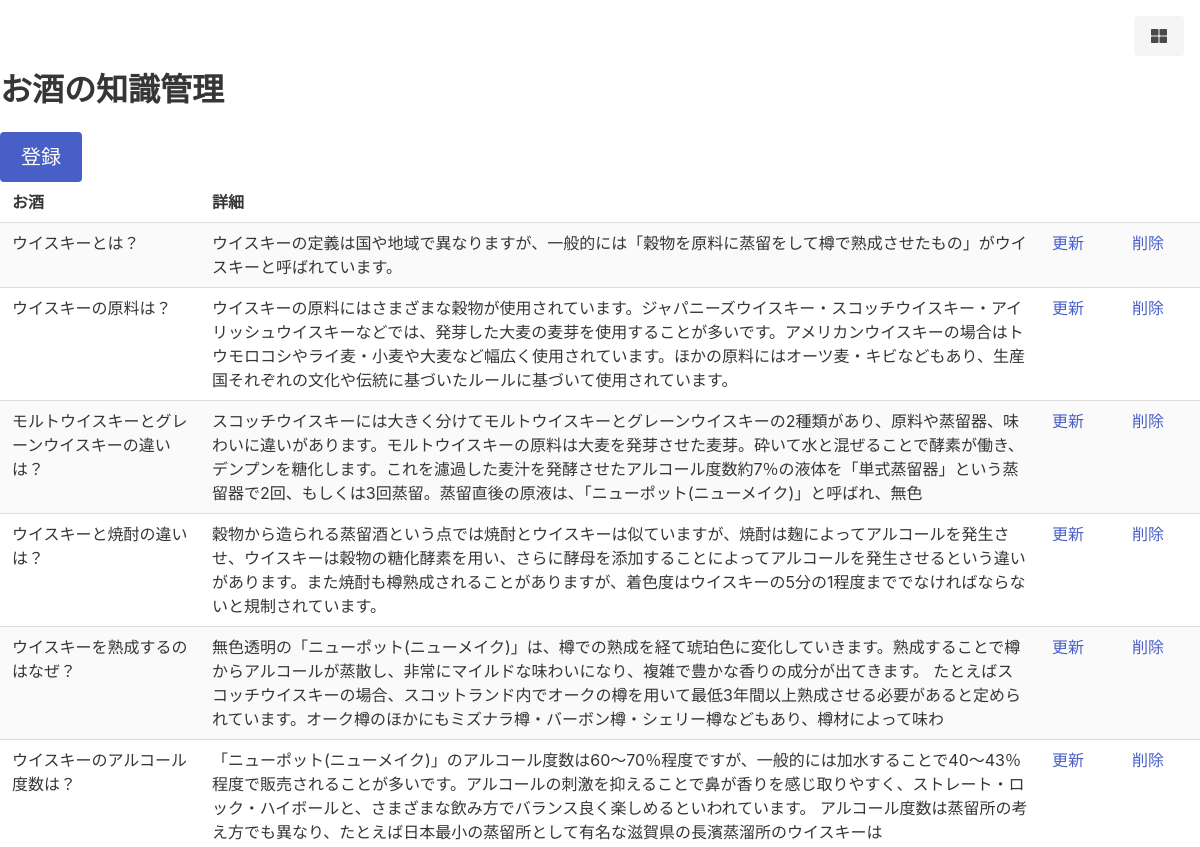
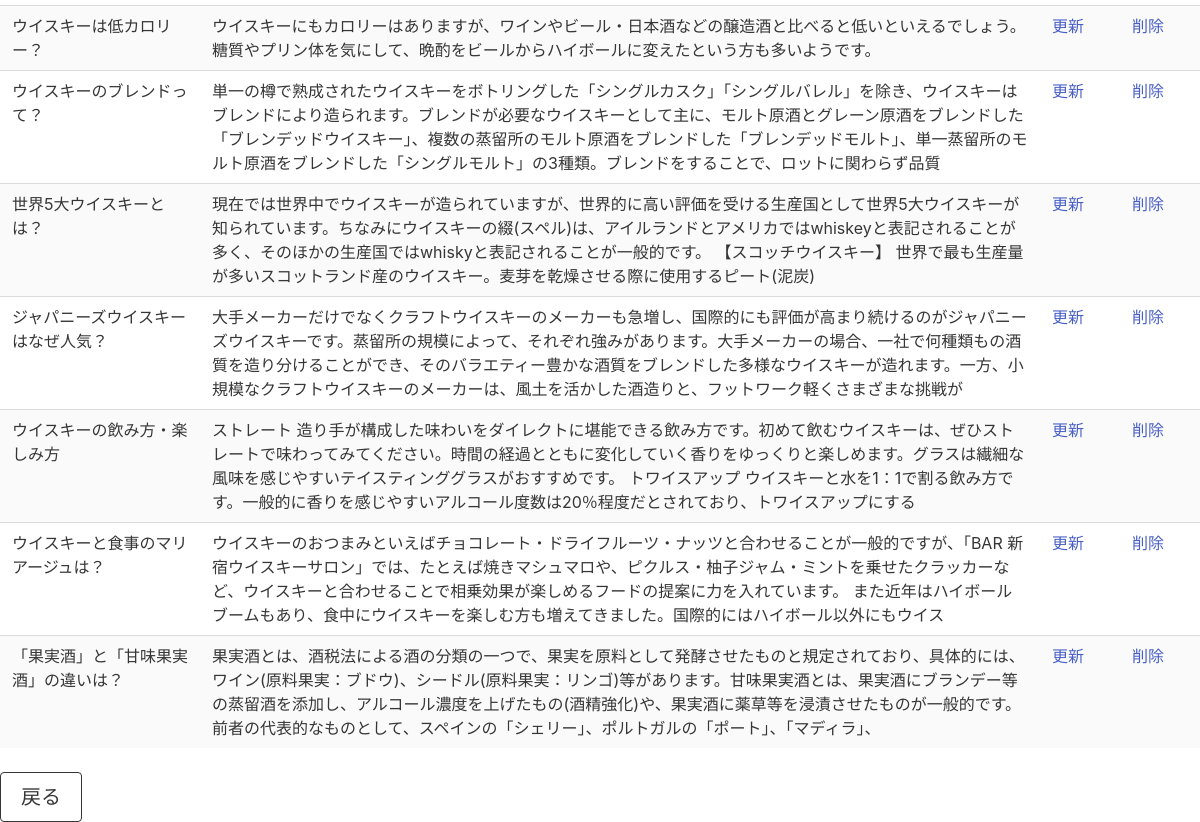
Page /kannrisya/alcohol-list.php on the earlier database version (2 pictures, top to bottom).
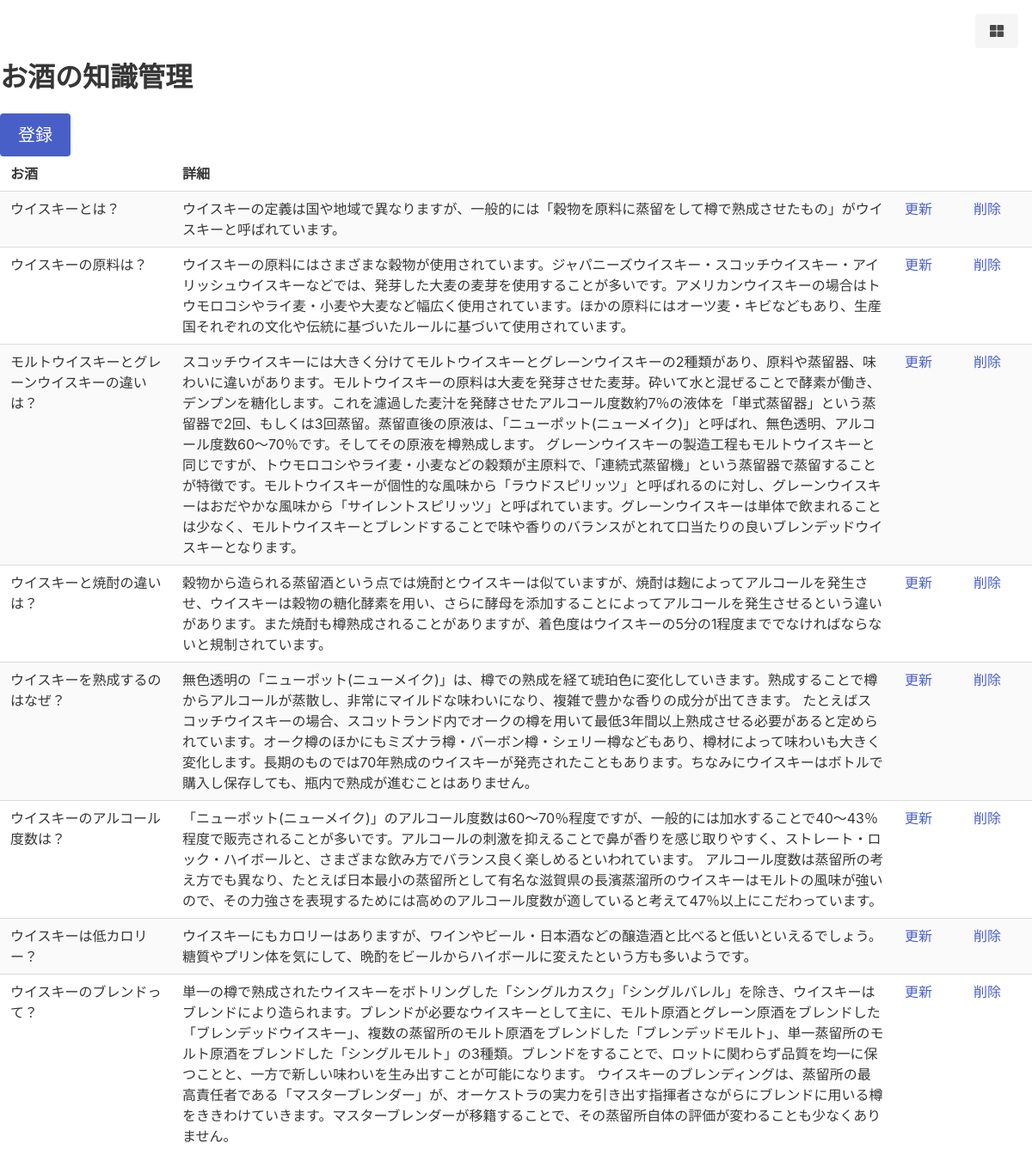
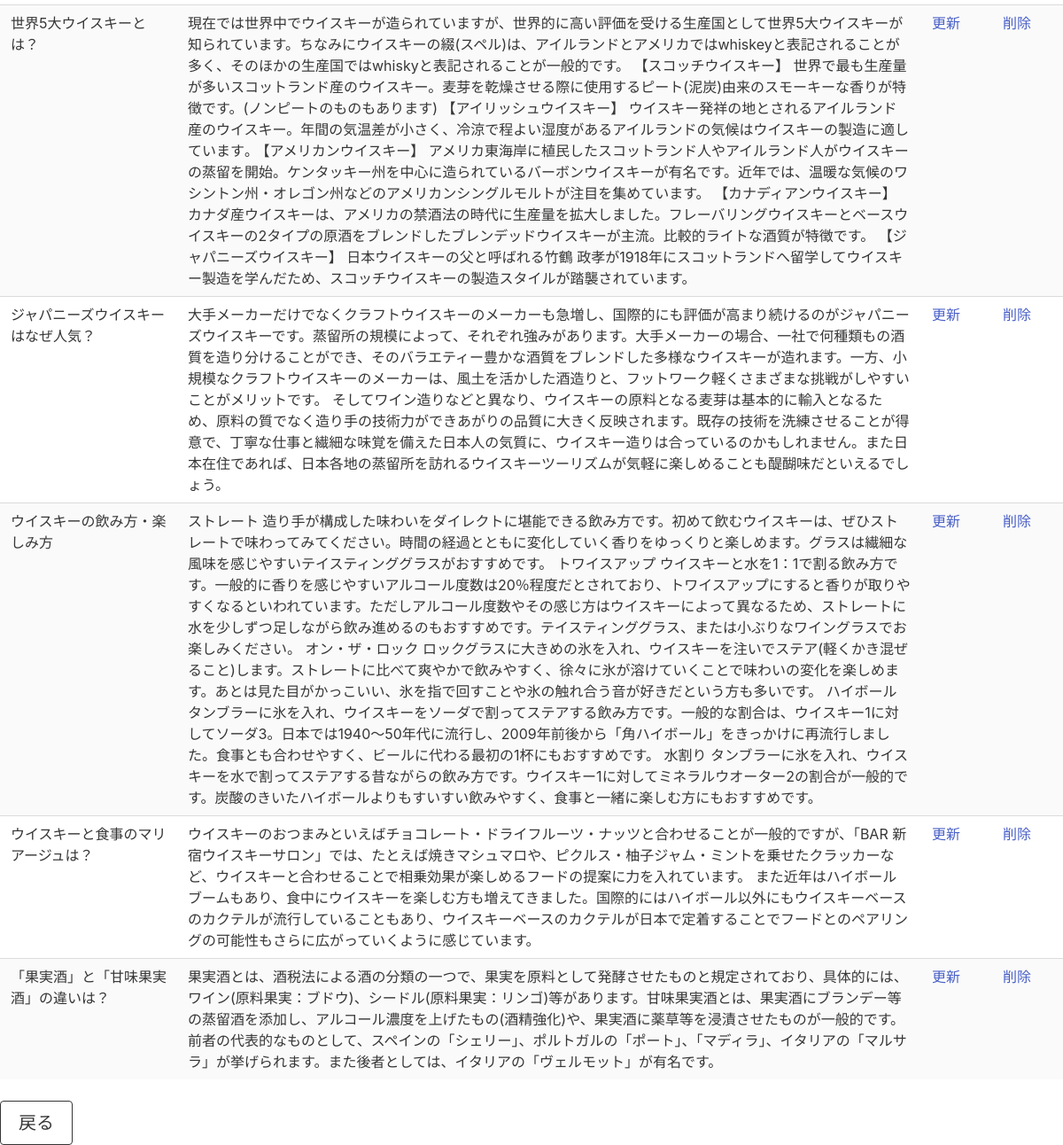
Same page on the later database version (2 pictures, top to bottom).
### tables this page shows
CREATE TABLE Knowledge(
    knowledge_id INT auto_increment,
    knowledge_name VARCHAR(50) NOT NULL,
    knowledge_text VARCHAR(1023) NOT NULL,
    PRIMARY KEY(knowledge_id)
);

### kannrisya/alcohol-list.php (the view)
<?php require '../db-connect.php'; ?>
<?php require 'header.php'; ?>
    <?php
    $pdo=new PDO($connect, USER, PASS);
    ?>
    <h1 class="title">お酒の知識管理</h1><button class="button is-link is-medium" onclick="location.href='alcohol-i-form.php'">登録</button>
    <div class="table-container">
        <table class="table is-striped">
            <tr><th>お酒</th><th>詳細</th><th></th><th></th></tr>
            <?php
            foreach($pdo->query('select * from Knowledge') as $row){
                echo '<tr><td style="width: 200px">', $row['knowledge_name'],'</td>';
                echo '<td>', $row['knowledge_text'],'</td>';
                echo '<td style="width: 80px">', '<a href = "alcohol-u-form.php?knowledge_id=', $row['knowledge_id'] ,'">','更新','</td>';
                echo '<td style="width:80px">', '<a href = "alcohol-delete.php?knowledge_id=', $row['knowledge_id'] ,'">','削除','</td></tr>';
            }
            ?>
        </table>
    </div>
    <button class="button is-dark is-outlined is-medium" onclick="location.href='start.html'">戻る</button>
<?php require 'footer.php'; ?>

### kannrisya/header.php (shortened to what this page needs)
<!DOCTYPE html>
<html lang="ja">
<head>
    <link rel="stylesheet" href="https://cdn.jsdelivr.net/npm/bulma@0.9.4/css/bulma.min.css">
    <link rel="stylesheet" href="https://use.fontawesome.com/releases/v5.15.4/css/all.css">
<link rel="stylesheet" href="../css/common.css"/>
</head>
<body>
  <div class="mx-4 my-4 has-text-right">
    <button class="button is-light" onclick="location.href='start.html'"><i class="fas fa-th-large"></i></button>
  </div>

### css/common.css (style rules this page uses)
label,p,a { word-wrap: break-word; overflow-wrap: break-word; }

### kannrisya/header.php (style rules this page uses)
table th { width: auto; }

Differences in the rows shown:
changed knowledge "モルトウイスキーとグレーンウイスキーの違いは？": knowledge_text "スコッチウイスキーには大きく分けてモルトウイスキーとグレーンウイスキーの2種類があり、原料や蒸留器、味わいに違いがあります。モルトウイスキーの原料は大麦を発芽させた麦芽。砕いて水と混ぜることで酵素が働き、デンプンを糖化します。これを濾過した麦汁を発酵させたアルコール度数約7％の液体を「単式蒸留器」という蒸留器で2回、もしくは3回蒸留。蒸留直後の原液は、「ニューポット(ニューメイク)」と呼ばれ、無色" → "スコッチウイスキーには大きく分けてモルトウイスキーとグレーンウイスキーの2種類があり、原料や蒸留器、味わいに違いがあります。モルトウイスキーの原料は大麦を発芽させた麦芽。砕いて水と混ぜることで酵素が働き、デンプンを糖化します。これを濾過した麦汁を発酵させたアルコール度数約7％の液体を「単式蒸留器」という蒸留器で2回、もしくは3回蒸留。蒸留直後の原液は、「ニューポット(ニューメイク)」と呼ばれ、無色透明、アルコール度数60～70％です。そしてその原液を樽熟成します。 グレーンウイスキーの製造工程もモルトウイスキーと同じですが、トウモロコシやライ麦・小麦などの穀類が主原料で、「連続式蒸留機」という蒸留器で蒸留することが特徴です。モルトウイスキーが個性的な風味から「ラウドスピリッツ」と呼ばれるのに対し、グレーンウイスキーはおだやかな風味から「サイレントスピリッツ」と呼ばれています。グレーンウイスキーは単体で飲まれることは少なく、モルトウイスキーとブレンドすることで味や香りのバランスがとれて口当たりの良いブレンデッドウイスキーとなります。"
changed knowledge "ウイスキーを熟成するのはなぜ？": knowledge_text "無色透明の「ニューポット(ニューメイク)」は、樽での熟成を経て琥珀色に変化していきます。熟成することで樽からアルコールが蒸散し、非常にマイルドな味わいになり、複雑で豊かな香りの成分が出てきます。 たとえばスコッチウイスキーの場合、スコットランド内でオークの樽を用いて最低3年間以上熟成させる必要があると定められています。オーク樽のほかにもミズナラ樽・バーボン樽・シェリー樽などもあり、樽材によって味わ" → "無色透明の「ニューポット(ニューメイク)」は、樽での熟成を経て琥珀色に変化していきます。熟成することで樽からアルコールが蒸散し、非常にマイルドな味わいになり、複雑で豊かな香りの成分が出てきます。 たとえばスコッチウイスキーの場合、スコットランド内でオークの樽を用いて最低3年間以上熟成させる必要があると定められています。オーク樽のほかにもミズナラ樽・バーボン樽・シェリー樽などもあり、樽材によって味わいも大きく変化します。長期のものでは70年熟成のウイスキーが発売されたこともあります。ちなみにウイスキーはボトルで購入し保存しても、瓶内で熟成が進むことはありません。"
changed knowledge "ウイスキーのアルコール度数は？": knowledge_text "「ニューポット(ニューメイク)」のアルコール度数は60～70％程度ですが、一般的には加水することで40～43％程度で販売されることが多いです。アルコールの刺激を抑えることで鼻が香りを感じ取りやすく、ストレート・ロック・ハイボールと、さまざまな飲み方でバランス良く楽しめるといわれています。 アルコール度数は蒸留所の考え方でも異なり、たとえば日本最小の蒸留所として有名な滋賀県の長濱蒸溜所のウイスキーは" → "「ニューポット(ニューメイク)」のアルコール度数は60～70％程度ですが、一般的には加水することで40～43％程度で販売されることが多いです。アルコールの刺激を抑えることで鼻が香りを感じ取りやすく、ストレート・ロック・ハイボールと、さまざまな飲み方でバランス良く楽しめるといわれています。 アルコール度数は蒸留所の考え方でも異なり、たとえば日本最小の蒸留所として有名な滋賀県の長濱蒸溜所のウイスキーはモルトの風味が強いので、その力強さを表現するためには高めのアルコール度数が適していると考えて47％以上にこだわっています。"
changed knowledge "ウイスキーのブレンドって？": knowledge_text "単一の樽で熟成されたウイスキーをボトリングした「シングルカスク」「シングルバレル」を除き、ウイスキーはブレンドにより造られます。ブレンドが必要なウイスキーとして主に、モルト原酒とグレーン原酒をブレンドした「ブレンデッドウイスキー」、複数の蒸留所のモルト原酒をブレンドした「ブレンデッドモルト」、単一蒸留所のモルト原酒をブレンドした「シングルモルト」の3種類。ブレンドをすることで、ロットに関わらず品質" → "単一の樽で熟成されたウイスキーをボトリングした「シングルカスク」「シングルバレル」を除き、ウイスキーはブレンドにより造られます。ブレンドが必要なウイスキーとして主に、モルト原酒とグレーン原酒をブレンドした「ブレンデッドウイスキー」、複数の蒸留所のモルト原酒をブレンドした「ブレンデッドモルト」、単一蒸留所のモルト原酒をブレンドした「シングルモルト」の3種類。ブレンドをすることで、ロットに関わらず品質を均一に保つことと、一方で新しい味わいを生み出すことが可能になります。 ウイスキーのブレンディングは、蒸留所の最高責任者である「マスターブレンダー」が、オーケストラの実力を引き出す指揮者さながらにブレンドに用いる樽をききわけていきます。マスターブレンダーが移籍することで、その蒸留所自体の評価が変わることも少なくありません。"
changed knowledge "世界5大ウイスキーとは？": knowledge_text "現在では世界中でウイスキーが造られていますが、世界的に高い評価を受ける生産国として世界5大ウイスキーが知られています。ちなみにウイスキーの綴(スペル)は、アイルランドとアメリカではwhiskeyと表記されることが多く、そのほかの生産国ではwhiskyと表記されることが一般的です。 【スコッチウイスキー】 世界で最も生産量が多いスコットランド産のウイスキー。麦芽を乾燥させる際に使用するピート(泥炭)" → "現在では世界中でウイスキーが造られていますが、世界的に高い評価を受ける生産国として世界5大ウイスキーが知られています。ちなみにウイスキーの綴(スペル)は、アイルランドとアメリカではwhiskeyと表記されることが多く、そのほかの生産国ではwhiskyと表記されることが一般的です。 【スコッチウイスキー】 世界で最も生産量が多いスコットランド産のウイスキー。麦芽を乾燥させる際に使用するピート(泥炭)由来のスモーキーな香りが特徴です。(ノンピートのものもあります) 【アイリッシュウイスキー】 ウイスキー発祥の地とされるアイルランド産のウイスキー。年間の気温差が小さく、冷涼で程よい湿度があるアイルランドの気候はウイスキーの製造に適しています｡ 【アメリカンウイスキー】 アメリカ東海岸に植民したスコットランド人やアイルランド人がウイスキーの蒸留を開始。ケンタッキー州を中心に造られているバーボンウイスキーが有名です。近年では、温暖な気候のワシントン州・オレゴン州などのアメリカンシングルモルトが注目を集めています。 【カナディアンウイスキー】 カナダ産ウイスキーは、アメリカの禁酒法の時代に生産量を拡大しました。フレーバリングウイスキーとベースウイスキーの2タイプの原酒をブレンドしたブレンデッドウイスキーが主流。比較的ライトな酒質が特徴です。 【ジャパニーズウイスキー】 日本ウイスキーの父と呼ばれる竹鶴 政孝が1918年にスコットランドへ留学してウイスキー製造を学んだため、スコッチウイスキーの製造スタイルが踏襲されています。"
changed knowledge "ジャパニーズウイスキーはなぜ人気？": knowledge_text "大手メーカーだけでなくクラフトウイスキーのメーカーも急増し、国際的にも評価が高まり続けるのがジャパニーズウイスキーです。蒸留所の規模によって、それぞれ強みがあります。大手メーカーの場合、一社で何種類もの酒質を造り分けることができ、そのバラエティー豊かな酒質をブレンドした多様なウイスキーが造れます。一方、小規模なクラフトウイスキーのメーカーは、風土を活かした酒造りと、フットワーク軽くさまざまな挑戦が" → "大手メーカーだけでなくクラフトウイスキーのメーカーも急増し、国際的にも評価が高まり続けるのがジャパニーズウイスキーです。蒸留所の規模によって、それぞれ強みがあります。大手メーカーの場合、一社で何種類もの酒質を造り分けることができ、そのバラエティー豊かな酒質をブレンドした多様なウイスキーが造れます。一方、小規模なクラフトウイスキーのメーカーは、風土を活かした酒造りと、フットワーク軽くさまざまな挑戦がしやすいことがメリットです。 そしてワイン造りなどと異なり、ウイスキーの原料となる麦芽は基本的に輸入となるため、原料の質でなく造り手の技術力ができあがりの品質に大きく反映されます。既存の技術を洗練させることが得意で、丁寧な仕事と繊細な味覚を備えた日本人の気質に、ウイスキー造りは合っているのかもしれません。また日本在住であれば、日本各地の蒸留所を訪れるウイスキーツーリズムが気軽に楽しめることも醍醐味だといえるでしょう。"
changed knowledge "ウイスキーの飲み方・楽しみ方": knowledge_text "ストレート 造り手が構成した味わいをダイレクトに堪能できる飲み方です。初めて飲むウイスキーは、ぜひストレートで味わってみてください。時間の経過とともに変化していく香りをゆっくりと楽しめます。グラスは繊細な風味を感じやすいテイスティンググラスがおすすめです。 トワイスアップ ウイスキーと水を1：1で割る飲み方です。一般的に香りを感じやすいアルコール度数は20％程度だとされており、トワイスアップにする" → "ストレート 造り手が構成した味わいをダイレクトに堪能できる飲み方です。初めて飲むウイスキーは、ぜひストレートで味わってみてください。時間の経過とともに変化していく香りをゆっくりと楽しめます。グラスは繊細な風味を感じやすいテイスティンググラスがおすすめです。 トワイスアップ ウイスキーと水を1：1で割る飲み方です。一般的に香りを感じやすいアルコール度数は20％程度だとされており、トワイスアップにすると香りが取りやすくなるといわれています。ただしアルコール度数やその感じ方はウイスキーによって異なるため、ストレートに水を少しずつ足しながら飲み進めるのもおすすめです。テイスティンググラス、または小ぶりなワイングラスでお楽しみください。 オン・ザ・ロック ロックグラスに大きめの氷を入れ、ウイスキーを注いでステア(軽くかき混ぜること)します。ストレートに比べて爽やかで飲みやすく、徐々に氷が溶けていくことで味わいの変化を楽しめます。あとは見た目がかっこいい、氷を指で回すことや氷の触れ合う音が好きだという方も多いです。 ハイボール タンブラーに氷を入れ、ウイスキーをソーダで割ってステアする飲み方です。一般的な割合は、ウイスキー1に対してソーダ3。日本では1940～50年代に流行し、2009年前後から「角ハイボール」をきっかけに再流行しました。食事とも合わせやすく、ビールに代わる最初の1杯にもおすすめです。 水割り…"
changed knowledge "ウイスキーと食事のマリアージュは？": knowledge_text "ウイスキーのおつまみといえばチョコレート・ドライフルーツ・ナッツと合わせることが一般的ですが、「BAR 新宿ウイスキーサロン」では、たとえば焼きマシュマロや、ピクルス・柚子ジャム・ミントを乗せたクラッカーなど、ウイスキーと合わせることで相乗効果が楽しめるフードの提案に力を入れています。 また近年はハイボールブームもあり、食中にウイスキーを楽しむ方も増えてきました。国際的にはハイボール以外にもウイス" → "ウイスキーのおつまみといえばチョコレート・ドライフルーツ・ナッツと合わせることが一般的ですが、「BAR 新宿ウイスキーサロン」では、たとえば焼きマシュマロや、ピクルス・柚子ジャム・ミントを乗せたクラッカーなど、ウイスキーと合わせることで相乗効果が楽しめるフードの提案に力を入れています。 また近年はハイボールブームもあり、食中にウイスキーを楽しむ方も増えてきました。国際的にはハイボール以外にもウイスキーベースのカクテルが流行していることもあり、ウイスキーベースのカクテルが日本で定着することでフードとのペアリングの可能性もさらに広がっていくように感じています。"
changed knowledge "「果実酒」と「甘味果実酒」の違いは？": knowledge_text "果実酒とは、酒税法による酒の分類の一つで、果実を原料として発酵させたものと規定されており、具体的には、ワイン(原料果実：ブドウ)、シードル(原料果実：リンゴ)等があります。甘味果実酒とは、果実酒にブランデー等の蒸留酒を添加し、アルコール濃度を上げたもの(酒精強化)や、果実酒に薬草等を浸漬させたものが一般的です。前者の代表的なものとして、スペインの「シェリー」、ポルトガルの「ポート」、「マディラ」、" → "果実酒とは、酒税法による酒の分類の一つで、果実を原料として発酵させたものと規定されており、具体的には、ワイン(原料果実：ブドウ)、シードル(原料果実：リンゴ)等があります。甘味果実酒とは、果実酒にブランデー等の蒸留酒を添加し、アルコール濃度を上げたもの(酒精強化)や、果実酒に薬草等を浸漬させたものが一般的です。前者の代表的なものとして、スペインの「シェリー」、ポルトガルの「ポート」、「マディラ」、イタリアの「マルサラ」が挙げられます。また後者としては、イタリアの「ヴェルモット」が有名です。"
